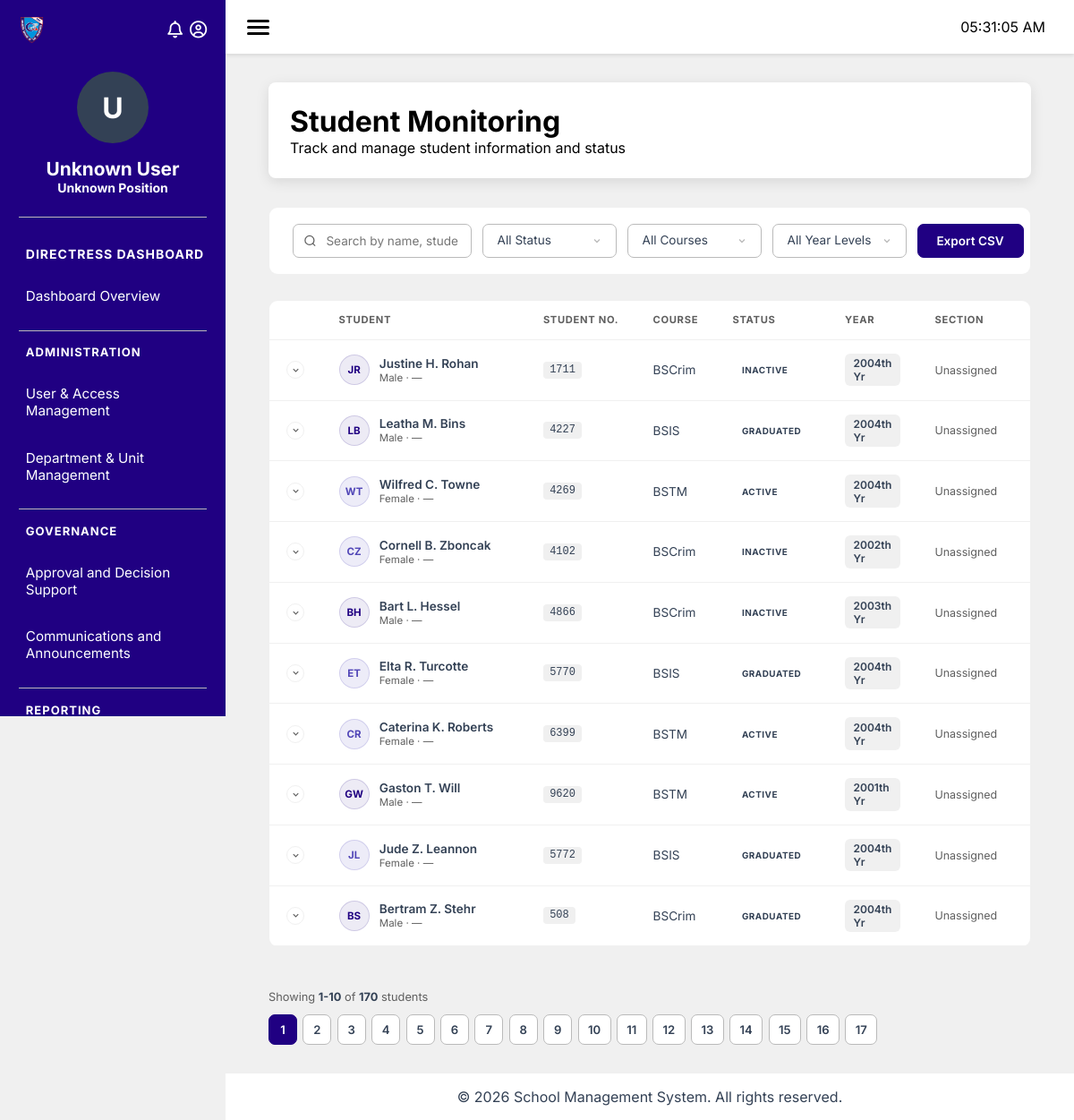
The page /modules/school-directress/index.php?page=student-monitoring (signed in) on the database its author committed.
### tables this page shows
CREATE TABLE `rgr_students` (
  `student_number` int(250) NOT NULL,
  `first_name` varchar(255) NOT NULL,
  `middle_name` varchar(255) DEFAULT NULL,
  `last_name` varchar(255) NOT NULL,
  `gender` enum('male','female') DEFAULT NULL,
  `birth_date` date DEFAULT NULL,
  `course` varchar(255) DEFAULT NULL,
  `year_level` year(4) DEFAULT NULL,
  `section` varchar(255) DEFAULT NULL,
  `email` varchar(255) DEFAULT NULL,
  `phone` varchar(255) DEFAULT NULL,
  `address` text DEFAULT NULL,
  `academic_status` enum('active','inactive','graduated') NOT NULL DEFAULT 'active',
  `graduated_at` timestamp NULL DEFAULT NULL,
  `created_at` timestamp NULL DEFAULT NULL,
  `updated_at` timestamp NULL DEFAULT NULL
);

### database/db.php (called while the page is built, shortened)
<?php
class Database {
    private $conn;
    public function __construct() {
        $this->host = getenv('DB_HOST') ?: "localhost";
        $this->port = getenv('DB_PORT') ?: "3306";
        $this->db   = getenv('DB_DATABASE') ?: (getenv('DB_NAME') ?: "prototype");
        $this->user = getenv('DB_USER') ?: "root";
        $this->pass = getenv('DB_PASSWORD') !== false ? getenv('DB_PASSWORD') : "";
        try {
            $dsn = "mysql:host={$this->host};port={$this->port};dbname={$this->db};charset=utf8mb4";
            $this->conn = new PDO($dsn, $this->user, $this->pass);
            $this->conn->setAttribute(PDO::ATTR_ERRMODE, PDO::ERRMODE_EXCEPTION);
            $this->conn->setAttribute(PDO::ATTR_DEFAULT_FETCH_MODE, PDO::FETCH_ASSOC);
        } catch (PDOException $e) {
            throw new RuntimeException("DB Connection failed: " . $e->getMessage(), 0, $e);
        }
    }
    public function getConnection() {
        return $this->conn;
    }
}

### modules/school-directress/classes/StudentMonitoring.php (called while the page is built, shortened)
<?php
class StudentMonitoring
{
    private PDO $conn;
    public function __construct(?PDO $conn = null)
    {
        if ($conn) {
            $this->conn = $conn;
        } else {
            require_once __DIR__ . '/../../../database/db.php';
            $database   = new Database();
            $this->conn = $database->getConnection();
        }
    }
    public function getDashboardData(): array
    {
        try {
            $students = $this->getStudents();
            $courses  = $this->getDistinctCourses();
            return [
                'students' => $students,
                'courses'  => $courses,
                'stats'    => $this->computeStats($students),
                'error'    => null,
            ];
        } catch (PDOException $e) {
            return [
                'students' => [],
                'courses'  => [],
                'stats'    => $this->computeStats([]),
                'error'    => $e->getMessage(),
            ];
        }
    }
    public function getStudents()
    {
        $stmt = $this->conn->query("
            SELECT
                student_number, first_name, middle_name, last_name,
                gender, birth_date, course, year_level, section,
                email, phone, address, academic_status,
                graduated_at, created_at, updated_at
            FROM rgr_students
            ORDER BY created_at DESC
        ");
        return $stmt->fetchAll();
    }
    public function getDistinctCourses(): array
    {
        $stmt = $this->conn->query("
            SELECT DISTINCT course
            FROM rgr_students
            WHERE course IS NOT NULL AND course != ''
            ORDER BY course
        ");
        return $stmt->fetchAll(PDO::FETCH_COLUMN);
    }
    public function computeStats(array $students): array
    {
        $stats = ['total' => count($students), 'active' => 0, 'inactive' => 0, 'graduated' => 0];
        foreach ($students as $r) {
            $key = $r['academic_status'];
            if (isset($stats[$key])) {
                $stats[$key]++;
            }
        }
        return $stats;
    }
    public static function fullName(array $r): string
    {
        return trim($r['first_name'] . ' ' . ($r['middle_name'] ? $r['middle_name'][0] . '. ' : '') . $r['last_name']);
    }
    public static function initials(array $r): string
    {
        return strtoupper(substr($r['first_name'], 0, 1) . substr($r['last_name'], 0, 1));
    }
    public static function statusMeta(string $s): array
    {
        $map = [
            'active'    => ['label' => 'Active',    'cls' => 's-active'],
            'inactive'  => ['label' => 'Inactive',  'cls' => 's-inactive'],
            'graduated' => ['label' => 'Graduated', 'cls' => 's-graduated'],
        ];
        return $map[$s] ?? ['label' => ucfirst($s), 'cls' => 's-default'];
    }
    public static function yearLabel($y): string
    {
        $y      = (int) $y;
        $labels = ['', '1st', '2nd', '3rd', '4th', '5th'];
        if ($y < 1) {
            return '—';
        }
        return ($labels[$y] ?? "{$y}th") . ' Yr';
    }
}

### modules/school-directress/pages/student-monitoring.php (the view, shortened to what this page needs)
<?php
include_once __DIR__ . '/../classes/StudentMonitoring.php';
$model = new StudentMonitoring();
$data  = $model->getDashboardData();
$students = $data['students'];
?>
<div class="module-header">
    <h1>Student Monitoring</h1>
    <p>Track and manage student information and status</p>
</div>
<div class="module-content">
    <div class="sm-toolbar">
        <div class="sm-search">
            <input type="text" id="smSearch" placeholder="Search by name, student no., email…" autocomplete="off">
        </div>
        <select class="sm-sel" id="smStatus">
            <option value="">All Status</option>
        </select>
        <select class="sm-sel" id="smCourse">
            <option value="">All Courses</option>
        </select>
        <select class="sm-sel" id="smYear">
            <option value="">All Year Levels</option>
        </select>
        <button type="button" id="smExportBtn" class="sm-btn-primary">Export CSV</button>
    </div>
    <div class="sm-table-wrap">
        <table class="sm-table">
            <thead>
                <tr>
                    <th></th>
                    <th>Student</th>
                    <th>Student No.</th>
                    <th>Course</th>
                    <th>Status</th>
                    <th>Year</th>
                    <th>Section</th>
                    <th>Enrolled</th>
                </tr>
            </thead>
            <tbody id="smBody">
            <?php if (empty($students)): ?>
            <tr><td colspan="8">
                <div class="sm-empty">No students found.</div>
            </td></tr>
            <?php else: foreach ($students as $s):
                $name = StudentMonitoring::fullName($s);
                $sm   = StudentMonitoring::statusMeta($s['academic_status']);
                $rid  = 'smd-' . $s['student_number'];
            ?>
            <tr class="sm-row"
                data-name="<?= htmlspecialchars(strtolower($name)) ?>"
                data-snum="<?= htmlspecialchars(strtolower((string) $s['student_number'])) ?>"
                data-email="<?= htmlspecialchars(strtolower($s['email'] ?? '')) ?>"
                data-status="<?= htmlspecialchars($s['academic_status']) ?>"
                data-course="<?= htmlspecialchars($s['course'] ?? '') ?>"
                data-year="<?= (int) $s['year_level'] ?>"
                data-sex="<?= htmlspecialchars($s['gender'] ?? '') ?>"
                onclick="smToggle(this,'<?= $rid ?>')"
            >
                <td><div class="sm-toggle">
                    <svg width="11" height="11" viewBox="0 0 24 24" fill="none" stroke="currentColor" stroke-width="2.5"><path d="m6 9 6 6 6-6"/></svg>
                </div></td>
                <td>
                    <div class="sm-student">
                        <div class="sm-avatar <?= $s['gender'] === 'female' ? 'sm-avatar--f' : '' ?>"><?= StudentMonitoring::initials($s) ?></div>
                        <div>
                            <div class="sm-name"><?= htmlspecialchars($name) ?></div>
                            <div class="sm-meta"><?= htmlspecialchars(ucfirst($s['gender'] ?? '—')) ?> · <?= htmlspecialchars($s['email'] ?? '—') ?></div>
                        </div>
                    </div>
                </td>
                <td><span class="sm-mono"><?= htmlspecialchars($s['student_number']) ?></span></td>
                <td><?= htmlspecialchars($s['course'] ?? '—') ?></td>
                <td><span class="sm-badge <?= $sm['cls'] ?>"><?= $sm['label'] ?></span></td>
                <td><span class="sm-year"><?= StudentMonitoring::yearLabel($s['year_level']) ?></span></td>
                <td>
                    <?php if (!empty($s['section'])): ?>
                    <span class="sm-section-tag"><?= htmlspecialchars($s['section']) ?></span>
                    <?php else: ?>
                    <span class="sm-unassigned">Unassigned</span>
                    <?php endif; ?>
                </td>
                <td style="font-size:0.8rem;color:var(--color5);white-space:nowrap;">
                </td>
            </tr>
            <?php endforeach; endif; ?>
            </tbody>
        </table>
    </div>
    <div class="sm-footer">
        <span class="sm-showing" id="smShowing"></span>
        <div class="sm-page-nav" id="smPageNav"></div>
    </div>
</div>

### modules/school-directress/css/layout/module-container.css (style rules this page uses)
.module-header { background: var(--color3); padding: 1.5rem; border-radius: 8px; box-shadow: 0 4px 15px rgba(0, 0, 0, 0.1); margin-bottom: 2rem; min-height: 100px; display: flex; flex-direction: column; justify-content: center; }
.module-content { min-height: 500px; }

### modules/school-directress/css/pages/user-management.css (style rules this page uses)
.module-content { display: flex; flex-direction: column; gap: 1.75rem; }

### modules/school-directress/css/pages/communications-announcements.css (style rules this page uses)
.module-content { display: flex; flex-direction: column; gap: 1.75rem; }

### modules/school-directress/css/pages/student-monitoring.css (style rules this page uses)
.sm-toolbar { display: flex; align-items: center; flex-wrap: nowrap; overflow-x: auto; gap: 0.75rem; background: var(--color3); border: 1px solid var(--color9); border-radius: 10px; padding: 1.1rem 1.6rem; }
.sm-search { position: relative; flex: 1 1 220px; min-width: 200px; max-width: 320px; }
.sm-search input { width: 100%; padding: 0.65rem 0.8rem 0.65rem 2.3rem; border: 1.5px solid var(--color4, #bababa); border-radius: 7px; font-size: 0.85rem; color: var(--color2); background: var(--color3); }
.sm-toolbar .sm-sel { width: auto; flex: 0 0 auto; padding: 0.65rem 2.1rem 0.65rem 1rem; border: 1.5px solid var(--color4, #bababa); border-radius: 7px; font-size: 0.85rem; color: var(--color2); background: var(--color3); min-width: 150px; appearance: none; background-repeat: no-repeat; background-position: right 0.9rem center; cursor: pointer; }
.sm-toolbar .sm-btn-primary { margin-left: auto; flex: 0 0 auto; width: auto; background: var(--color1); color: var(--color3); font-size: 0.85rem; font-weight: 600; border: 1.5px solid var(--color1); border-radius: 7px; padding: 0.65rem 1.3rem; cursor: pointer; white-space: nowrap; transition: background 0.15s ease; }
.sm-table-wrap { background: var(--color3); border: 1px solid var(--color9); border-radius: 10px; overflow: hidden; overflow-x: auto; margin-bottom: 1.25rem; }
.sm-table { width: 100%; border-collapse: collapse; min-width: 820px; }
.sm-table thead th { text-align: left; font-size: 0.7rem; font-weight: 700; text-transform: uppercase; letter-spacing: 0.06em; color: var(--color5); padding: 0.9rem 1.2rem; border-bottom: 1px solid var(--color9); white-space: nowrap; }
.sm-table thead th:first-child { width: 36px; }
.sm-table tbody td { padding: 0.95rem 1.2rem; font-size: 0.85rem; color: var(--color2); border-bottom: 1px solid var(--color9); vertical-align: middle; }
.sm-table tbody tr.sm-row { cursor: pointer; transition: background 0.12s ease; }
.sm-toggle { width: 20px; height: 20px; border-radius: 50%; border: 1px solid var(--color9); display: flex; align-items: center; justify-content: center; color: var(--color5); transition: transform 0.2s ease, background 0.15s ease, color 0.15s ease, border-color 0.15s ease; }
.sm-student { display: flex; align-items: center; gap: 0.7rem; min-width: 190px; }
.sm-avatar { width: 34px; height: 34px; border-radius: 50%; display: flex; align-items: center; justify-content: center; font-size: 0.72rem; font-weight: 700; color: var(--color1); background: rgba(32, 0, 130, 0.08); border: 1px solid rgba(32, 0, 130, 0.15); flex-shrink: 0; }
.sm-avatar--f { color: var(--color7); background: rgba(81, 70, 183, 0.1); border-color: rgba(81, 70, 183, 0.18); }
.sm-name { font-weight: 600; font-size: 0.85rem; color: var(--color2); }
.sm-meta { font-size: 0.72rem; color: var(--color5); margin-top: 1px; }
.sm-badge { display: inline-block; font-size: 0.62rem; font-weight: 700; text-transform: uppercase; letter-spacing: 0.05em; padding: 0.22rem 0.65rem; border-radius: 20px; white-space: nowrap; }
.sm-year { display: inline-block; background: var(--color9); color: var(--color2); font-size: 0.75rem; font-weight: 600; padding: 0.2rem 0.6rem; border-radius: 6px; }
.sm-mono { font-family: monospace; font-size: 0.75rem; background: var(--color9); color: var(--color2); padding: 0.15rem 0.45rem; border-radius: 4px; }
.sm-unassigned { font-size: 0.78rem; color: var(--color5); }
.sm-footer { display: flex; align-items: center; justify-content: space-between; flex-wrap: wrap; gap: 0.75rem; }
.sm-showing { font-size: 0.8rem; color: var(--color5); }
.sm-page-nav { display: flex; flex-wrap: wrap; gap: 0.4rem; }

### modules/school-directress/css/base/variables.css (style rules this page uses)
:root { --color1: rgba(32, 0, 130, 1); --color2: rgba(51, 65, 85, 1); --color3: rgba(255, 255, 255, 1); --color4: rgba(186, 186, 186, 1); --color5: rgba(95, 95, 95, 1); --color6: rgba(51, 65, 85, 1); --color7: rgb(81, 70, 183); --color8: rgb(0, 0, 0); --color9: rgba(240, 240, 240, 1); --color10: #e53e3e; --sidebar-width: 252px; --header-height: 60px; }

### modules/school-directress/css/base/global.css (style rules this page uses)
body { background: var(--color9); }

### rows shown on the page
rgr_students: StudentMonitoring::initials($s) "JR", name "Justine H. Rohan", gender "Male", email "—", student_number "1711", course "BSCrim", academic_status "INACTIVE", year_level "2004th Yr", shows "Unassigned"
rgr_students: StudentMonitoring::initials($s) "LB", name "Leatha M. Bins", gender "Male", email "—", student_number "4227", course "BSIS", academic_status "GRADUATED", year_level "2004th Yr", shows "Unassigned"
rgr_students: StudentMonitoring::initials($s) "WT", name "Wilfred C. Towne", gender "Female", email "—", student_number "4269", course "BSTM", academic_status "ACTIVE", year_level "2004th Yr", shows "Unassigned"
rgr_students: StudentMonitoring::initials($s) "CZ", name "Cornell B. Zboncak", gender "Female", email "—", student_number "4102", course "BSCrim", academic_status "INACTIVE", year_level "2002th Yr", shows "Unassigned"
rgr_students: StudentMonitoring::initials($s) "BH", name "Bart L. Hessel", gender "Male", email "—", student_number "4866", course "BSCrim", academic_status "INACTIVE", year_level "2003th Yr", shows "Unassigned"
rgr_students: StudentMonitoring::initials($s) "ET", name "Elta R. Turcotte", gender "Female", email "—", student_number "5770", course "BSIS", academic_status "GRADUATED", year_level "2004th Yr", shows "Unassigned"
rgr_students: StudentMonitoring::initials($s) "CR", name "Caterina K. Roberts", gender "Female", email "—", student_number "6399", course "BSTM", academic_status "ACTIVE", year_level "2004th Yr", shows "Unassigned"
rgr_students: StudentMonitoring::initials($s) "GW", name "Gaston T. Will", gender "Male", email "—", student_number "9620", course "BSTM", academic_status "ACTIVE", year_level "2001th Yr", shows "Unassigned"
rgr_students: StudentMonitoring::initials($s) "JL", name "Jude Z. Leannon", gender "Female", email "—", student_number "5772", course "BSIS", academic_status "GRADUATED", year_level "2004th Yr", shows "Unassigned"
rgr_students: StudentMonitoring::initials($s) "BS", name "Bertram Z. Stehr", gender "Male", email "—", student_number "508", course "BSCrim", academic_status "GRADUATED", year_level "2004th Yr", shows "Unassigned"

### other values the page prints
substr(htmlspecialchars($employeeClass->getEmployeeName()), 0, 1) "U"
$employeeClass->getEmployeeName() "Unknown User"
$employeeClass->getEmployeePosition() "Unknown Position"
$label "Dashboard Overview"
str_replace('-', ' ', $section) "ADMINISTRATION"
$label "User & Access Management"
$label "Department & Unit Management"
str_replace('-', ' ', $section) "GOVERNANCE"
$label "Approval and Decision Support"
$label "Communications and Announcements"
str_replace('-', ' ', $section) "REPORTING"
